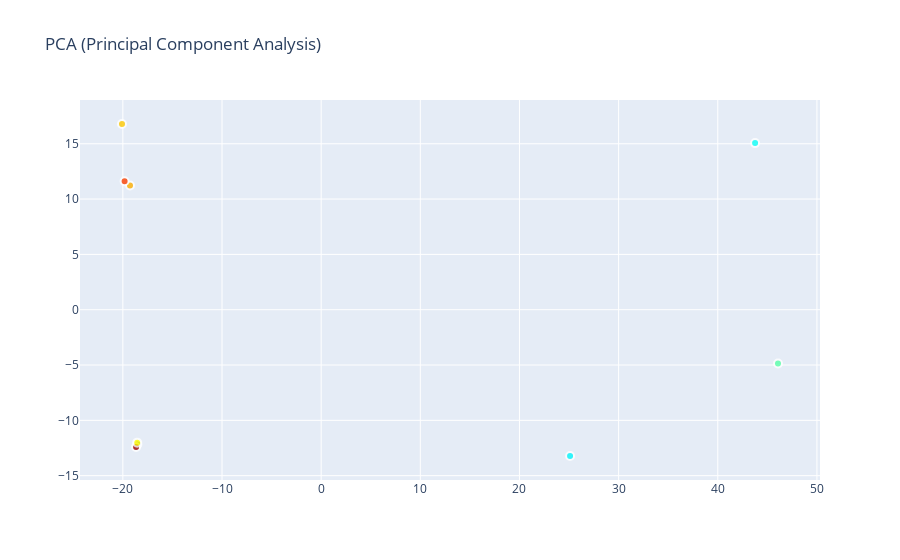

Notebook source saved alongside this figure:
### Code cell
trace0 = go.Scatter(
    x = X_5d[:,0],
    y = X_5d[:,1],
    name = "Target",
    hoverinfo = 'all',
    mode = 'markers',
#     text = Target.unique(),
    showlegend = False,
    marker = dict(
        size = 8,
        color = Target,
        colorscale ='Jet',
        showscale = False,
        line = dict(
            width = 2,
            color = 'rgb(255, 255, 255)'
        ),
        opacity = 0.8
    )
)
data = [trace0]

layout = dict(title = 'PCA (Principal Component Analysis)',
              hovermode= 'closest',
              yaxis = dict(zeroline = False),
              xaxis = dict(zeroline = False),
              showlegend= True
             )

fig = dict(data=data, layout=layout)
py.iplot(fig, filename='styled-scatter')

### Figure 1 — Plotly figure (JSON) as saved in the notebook; plotly's stock layout.template omitted (floating-point values rounded to 4 significant figures; data arrays with more than 128 entries replaced by an {"elided": "..."} marker saying what was removed)
{"data": [{"hoverinfo": "all", "marker": {"color": {"elided": "1171 float values"}, "colorscale": [[0, "rgb(0,0,131)"], [0.2, "rgb(0,60,170)"], [0.4, "rgb(5,255,255)"], [0.6, "rgb(255,255,0)"], [0.8, "rgb(250,0,0)"], [1, "rgb(128,0,0)"]], "line": {"color": "rgb(255, 255, 255)", "width": 2}, "opacity": 0.8, "showscale": false, "size": 8}, "mode": "markers", "name": "Target", "showlegend": false, "type": "scatter", "x": [-18.54, -18.66, -18.55, 25.1, 43.76, 46.07, -20.09, -19.28, -19.82], "y": [-12.18, -12.4, -12.01, -13.22, 15.06, -4.856, 16.78, 11.23, 11.6]}], "layout": {"hovermode": "closest", "showlegend": true, "title": {"text": "PCA (Principal Component Analysis)"}, "xaxis": {"zeroline": false}, "yaxis": {"zeroline": false}}}
